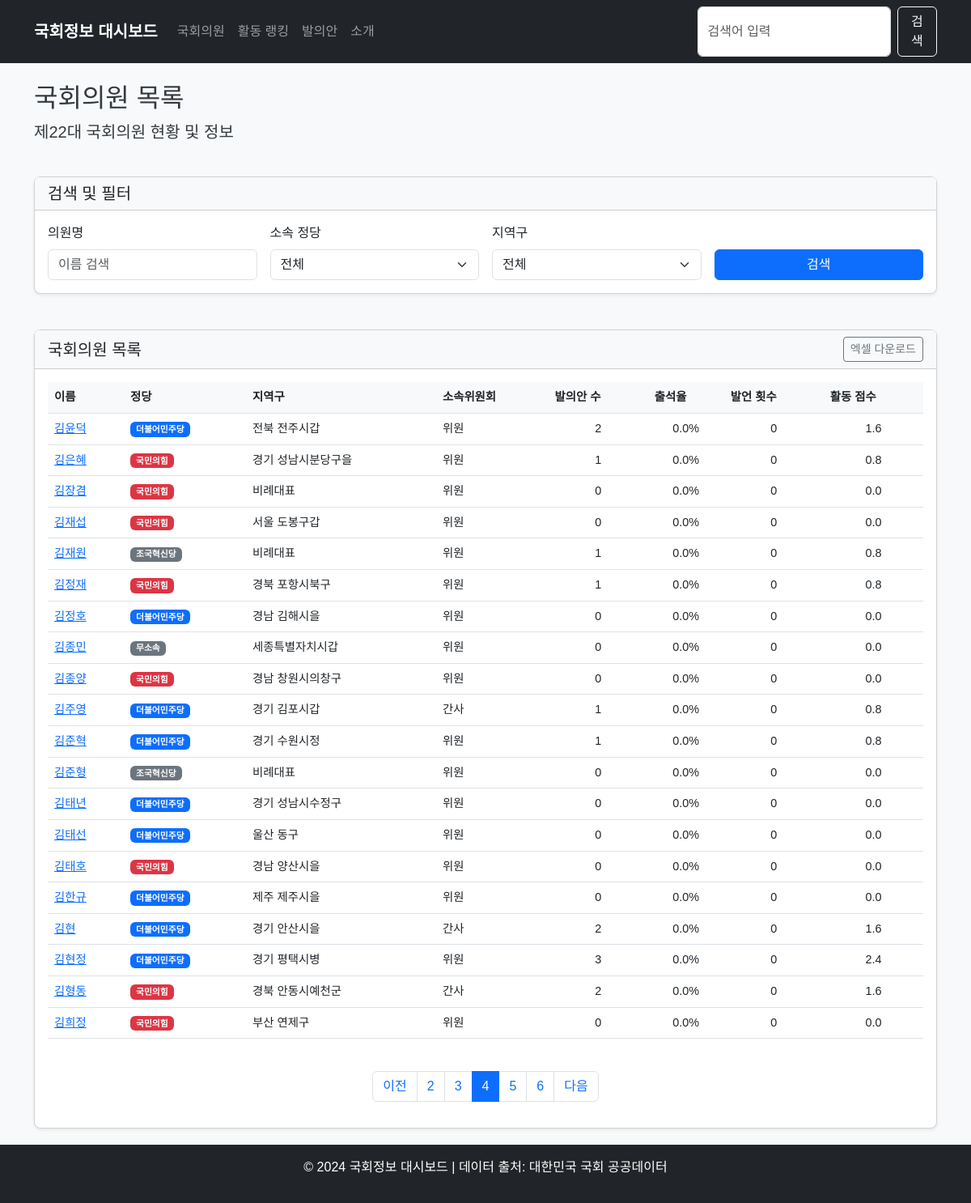
Page /members?name=&party=&district=&page=4 on the committed database.
### app/models/member.py (models this page shows)
class Member(Base):
    __tablename__ = "members"
    id = Column(Integer, primary_key=True, index=True)
    name = Column(String, index=True)
    hanja_name = Column(String, nullable=True)  # 한자명
    eng_name = Column(String, nullable=True)    # 영문명
    birth_date = Column(Date, nullable=True)    # 생년월일
    birth_gbn = Column(String, nullable=True)   # 음/양력 구분
    position = Column(String, nullable=True)    # 직책명
    party = Column(String, index=True)          # 정당명
    district = Column(String, index=True)       # 선거구
    committee = Column(String, nullable=True)   # 대표 위원회
    committees = Column(Text, nullable=True)    # 소속 위원회 목록 (쉼표로 구분)
    reele_gbn = Column(String, nullable=True)   # 재선 구분
    units = Column(String, nullable=True)       # 당선 수
    tel_no = Column(String, nullable=True)      # 전화번호
    email = Column(String, nullable=True)       # 이메일
    homepage = Column(String, nullable=True)    # 홈페이지
    num_bills = Column(Integer, default=0)       # 발의안 개수
    attendance_rate = Column(Float, default=0.0) # 참석율 (%)
    speech_count = Column(Integer, default=0)    # 발언 횟수
    activity_score = Column(Float, default=0.0)  # 활동 점수 (자체 계산)
    bill_pass_rate = Column(Float, default=0.0)  # 법안 통과율 (%)
    is_active = Column(Boolean, default=True)
    last_updated = Column(Date, nullable=True)

### app/main.py (the view)
@app.get("/members", response_class=HTMLResponse)
async def members_page(
    request: Request,
    db: Session = Depends(get_db),
    name: Optional[str] = None,
    party: Optional[str] = None,
    district: Optional[str] = None,
    page: int = 1,
    limit: int = 20
):
    query = db.query(MemberModel)
    if name:
        query = query.filter(MemberModel.name.contains(name))
    if party:
        query = query.filter(MemberModel.party == party)
    if district:
        query = query.filter(MemberModel.district.contains(district))
    total = query.count()
    total_pages = (total + limit - 1) // limit
    if page < 1:
        page = 1
    elif page > total_pages and total_pages > 0:
        page = total_pages
    offset = (page - 1) * limit
    members = query.offset(offset).limit(limit).all()
    if total_pages <= 5:
        page_range = range(1, total_pages + 1)
    else:
        start_page = max(1, page - 2)
        end_page = min(total_pages, page + 2)
        page_range = range(start_page, end_page + 1)
    return templates.TemplateResponse(
        "members.html",
        {
            "request": request,
            "members": members,
            "total": total,
            "page": page,
            "limit": limit,
            "total_pages": total_pages,
            "page_range": page_range,
            "name": name or "",
            "party": party or "",
            "district": district or ""
        }
    )

### app/templates/members.html (shortened to what this page needs)
{% extends "base.html" %}
{% block content %}
<div class="row">
    <div class="col-12 mb-4">
        <h2>국회의원 목록</h2>
        <p class="lead">제22대 국회의원 현황 및 정보</p>
    </div>
</div>
<div class="row mb-4">
    <div class="col-12">
        <div class="card">
            <div class="card-header">
                <h5 class="mb-0">검색 및 필터</h5>
            </div>
            <div class="card-body">
                <form action="/members" method="get" class="row g-3">
                    <div class="col-md-3">
                        <label for="name" class="form-label">의원명</label>
                        <input type="text" class="form-control" id="name" name="name" placeholder="이름 검색" value="{{ name }}">
                    </div>
                    <div class="col-md-3">
                        <label for="party" class="form-label">소속 정당</label>
                        <select class="form-select" id="party" name="party">
                            <option value="">전체</option>
                        </select>
                    </div>
                    <div class="col-md-3">
                        <label for="district" class="form-label">지역구</label>
                        <select class="form-select" id="district" name="district">
                            <option value="">전체</option>
                        </select>
                    </div>
                    <div class="col-md-3 d-flex align-items-end">
                        <button type="submit" class="btn btn-primary w-100">검색</button>
                    </div>
                </form>
            </div>
        </div>
    </div>
</div>
<div class="row">
    <div class="col-12">
        <div class="card">
            <div class="card-header d-flex justify-content-between align-items-center">
                <h5 class="mb-0">국회의원 목록</h5>
                <div>
                    <button class="btn btn-sm btn-outline-secondary">엑셀 다운로드</button>
                </div>
            </div>
            <div class="card-body">
                <div class="table-responsive">
                    <table class="table table-hover">
                        <thead>
                            <tr>
                                <th scope="col">이름</th>
                                <th scope="col">정당</th>
                                <th scope="col">지역구</th>
                                <th scope="col">소속위원회</th>
                                <th scope="col">발의안 수</th>
                                <th scope="col">출석율</th>
                                <th scope="col">발언 횟수</th>
                                <th scope="col">활동 점수</th>
                            </tr>
                        </thead>
                        <tbody>
                            {% for member in members %}
                            <tr>
                                <td><a href="/members/{{ member.id }}">{{ member.name }}</a></td>
                                <td>
                                    {% if member.party == "국민의힘" %}
                                    <span class="badge bg-danger">{{ member.party }}</span>
                                    {% elif member.party == "더불어민주당" %}
                                    <span class="badge bg-primary">{{ member.party }}</span>
                                    {% elif member.party == "정의당" %}
                                    <span class="badge bg-warning text-dark">{{ member.party }}</span>
                                    {% else %}
                                    <span class="badge bg-secondary">{{ member.party }}</span>
                                    {% endif %}
                                </td>
                                <td>{{ member.district }}</td>
                                <td>{{ member.position }}</td>
                                <td class="text-center">{{ member.num_bills }}</td>
                                <td class="text-center">{{ member.attendance_rate }}%</td>
                                <td class="text-center">{{ member.speech_count }}</td>
                                <td class="text-center">{{ member.activity_score }}</td>
                            </tr>
                            {% else %}
                            <tr>
                                <td colspan="8" class="text-center">검색 결과가 없습니다.</td>
                            </tr>
                            {% endfor %}
                        </tbody>
                    </table>
                </div>
                <nav aria-label="Page navigation">
                    <ul class="pagination justify-content-center mt-4">
                        <li class="page-item {% if page == 1 %}disabled{% endif %}">
                            <a class="page-link" href="?name={{ name }}&party={{ party }}&district={{ district }}&page={{ page - 1 }}" tabindex="-1" {% if page == 1 %}aria-disabled="true"{% endif %}>이전</a>
                        </li>
                        {% for p in page_range %}
                        <li class="page-item {% if p == page %}active{% endif %}">
                            <a class="page-link" href="?name={{ name }}&party={{ party }}&district={{ district }}&page={{ p }}">{{ p }}</a>
                        </li>
                        {% endfor %}
                        <li class="page-item {% if page >= total_pages %}disabled{% endif %}">
                            <a class="page-link" href="?name={{ name }}&party={{ party }}&district={{ district }}&page={{ page + 1 }}" {% if page >= total_pages %}aria-disabled="true"{% endif %}>다음</a>
                        </li>
                    </ul>
                </nav>
            </div>
        </div>
    </div>
</div>
{% endblock %}

### app/static/css/style.css (style rules this page uses)
body { font-family: 'Noto Sans KR', sans-serif; background-color: #f8f9fa; color: #343a40; }
.card { margin-bottom: 20px; border-radius: 0.5rem; box-shadow: 0 0.125rem 0.25rem rgba(0, 0, 0, 0.075); }
.card-header { background-color: #f8f9fa; font-weight: 600; }
.table { font-size: 0.9rem; }
.table th { font-weight: 600; background-color: #f8f9fa; }

### app/templates/base.html (style rules this page uses)
html, body { height: 100%; margin: 0; }
body { display: flex; flex-direction: column; min-height: 100vh; }

### rows in the picture
Member: name "김윤덕", party "더불어민주당", district "전북 전주시갑", position "위원", num_bills "2", attendance_rate "0.0", speech_count "0", activity_score "1.6"
Member: name "김은혜", party "국민의힘", district "경기 성남시분당구을", position "위원", num_bills "1", attendance_rate "0.0", speech_count "0", activity_score "0.8"
Member: name "김장겸", party "국민의힘", district "비례대표", position "위원", num_bills "0", attendance_rate "0.0", speech_count "0", activity_score "0.0"
Member: name "김재섭", party "국민의힘", district "서울 도봉구갑", position "위원", num_bills "0", attendance_rate "0.0", speech_count "0", activity_score "0.0"
Member: name "김재원", party "조국혁신당", district "비례대표", position "위원", num_bills "1", attendance_rate "0.0", speech_count "0", activity_score "0.8"
Member: name "김정재", party "국민의힘", district "경북 포항시북구", position "위원", num_bills "1", attendance_rate "0.0", speech_count "0", activity_score "0.8"
Member: name "김정호", party "더불어민주당", district "경남 김해시을", position "위원", num_bills "0", attendance_rate "0.0", speech_count "0", activity_score "0.0"
Member: name "김종민", party "무소속", district "세종특별자치시갑", position "위원", num_bills "0", attendance_rate "0.0", speech_count "0", activity_score "0.0"
Member: name "김종양", party "국민의힘", district "경남 창원시의창구", position "위원", num_bills "0", attendance_rate "0.0", speech_count "0", activity_score "0.0"
Member: name "김주영", party "더불어민주당", district "경기 김포시갑", position "간사", num_bills "1", attendance_rate "0.0", speech_count "0", activity_score "0.8"
Member: name "김준혁", party "더불어민주당", district "경기 수원시정", position "위원", num_bills "1", attendance_rate "0.0", speech_count "0", activity_score "0.8"
Member: name "김준형", party "조국혁신당", district "비례대표", position "위원", num_bills "0", attendance_rate "0.0", speech_count "0", activity_score "0.0"
Member: name "김태년", party "더불어민주당", district "경기 성남시수정구", position "위원", num_bills "0", attendance_rate "0.0", speech_count "0", activity_score "0.0"
Member: name "김태선", party "더불어민주당", district "울산 동구", position "위원", num_bills "0", attendance_rate "0.0", speech_count "0", activity_score "0.0"
Member: name "김태호", party "국민의힘", district "경남 양산시을", position "위원", num_bills "0", attendance_rate "0.0", speech_count "0", activity_score "0.0"
Member: name "김한규", party "더불어민주당", district "제주 제주시을", position "위원", num_bills "0", attendance_rate "0.0", speech_count "0", activity_score "0.0"
Member: name "김현", party "더불어민주당", district "경기 안산시을", position "간사", num_bills "2", attendance_rate "0.0", speech_count "0", activity_score "1.6"
Member: name "김현정", party "더불어민주당", district "경기 평택시병", position "위원", num_bills "3", attendance_rate "0.0", speech_count "0", activity_score "2.4"
Member: name "김형동", party "국민의힘", district "경북 안동시예천군", position "간사", num_bills "2", attendance_rate "0.0", speech_count "0", activity_score "1.6"
Member: name "김희정", party "국민의힘", district "부산 연제구", position "위원", num_bills "0", attendance_rate "0.0", speech_count "0", activity_score "0.0"

### other values in the picture
{{ p }} "2" "3" "4" "5" "6"
